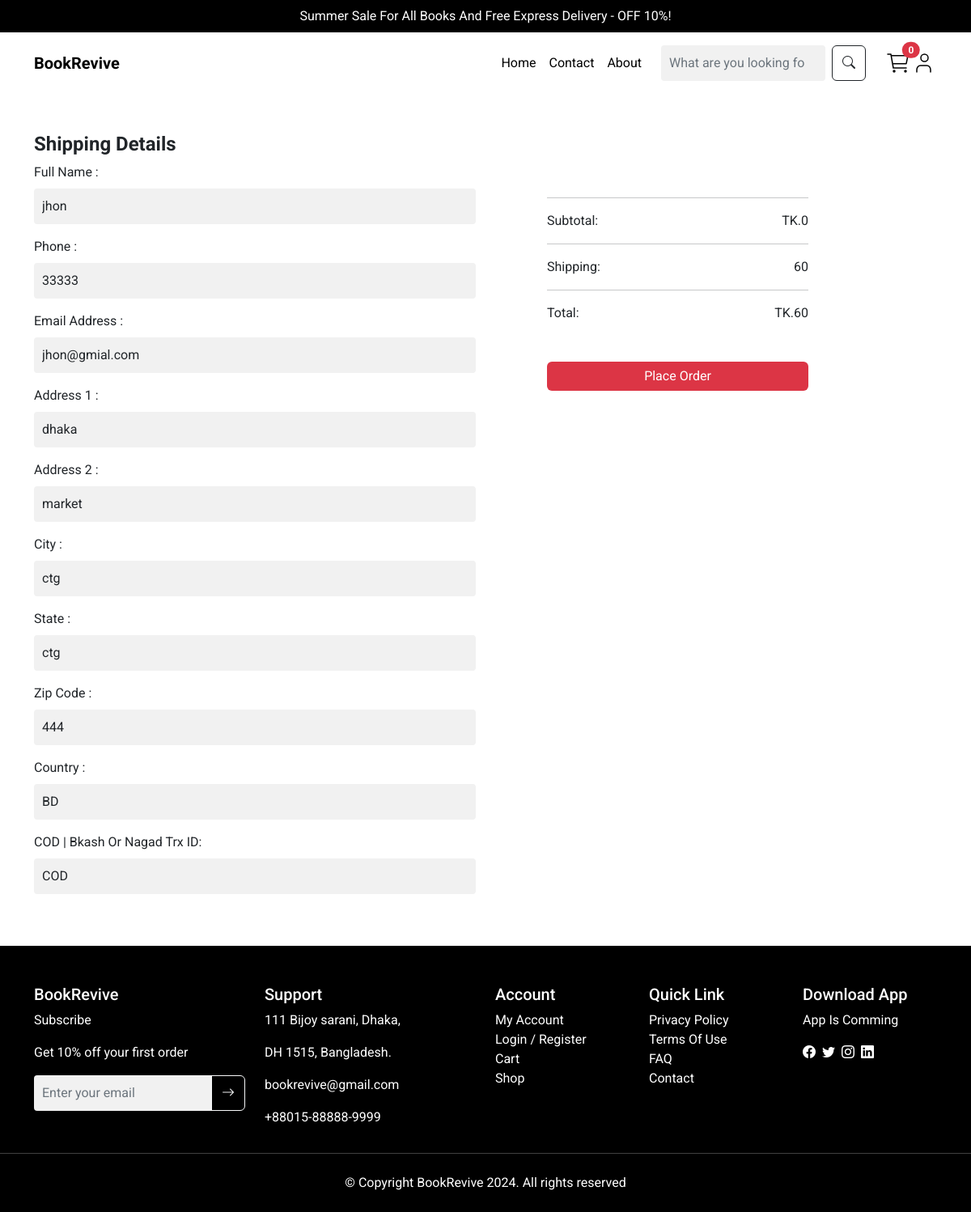
The app's page /payment/checkout (signed in) with its own data.
### payment/models.py (models this page shows, shortened)
class ShippingAddress(models.Model):
    user = models.ForeignKey(User, on_delete=models.CASCADE, null=True, blank=True)
    shipping_full_name = models.CharField(max_length=255)
    shipping_phone = models.CharField(max_length=255)
    shipping_email = models.CharField(max_length=255)
    shipping_address1 = models.CharField(max_length=255)
    shipping_address2 = models.CharField(max_length=255)
    shipping_city = models.CharField(max_length=255)
    shipping_state = models.CharField(max_length=255, null=True, blank=True)
    shipping_zipcode = models.CharField(max_length=255, null=True, blank=True)
    shipping_country = models.CharField(max_length=255)
    payment_method = models.CharField(max_length=255)
    class Meta:
        verbose_name_plural = "Shipping Address"

### payment/views.py (the view)
# urls.py: path('checkout', views.checkout, name='checkout'),
def checkout(request):
    cart = Cart(request)
    cart_products = cart.get_prods
    quantities = cart.get_quants
    subtotals = cart.cart_total()
    shipping_fee = 60
    totals = subtotals + shipping_fee
    if request.user.is_authenticated:
        shipping_user = ShippingAddress.objects.get(user__id=request.user.id)
        shipping_form = ShippingFrom(request.POST or None, instance=shipping_user)
        return render(request, "payment/checkout.html", {"cart_products": cart_products, "quantities": quantities, "subtotals": subtotals, "shipping_fee": shipping_fee, "totals": totals, "shipping_form": shipping_form })
    else:
        shipping_form = ShippingFrom(request.POST or None)
        return render(request, "payment/checkout.html", {"cart_products": cart_products, "quantities": quantities, "subtotals": subtotals, "shipping_fee": shipping_fee, "totals": totals, "shipping_form": shipping_form })

### cart/cart.py (called while the page is built, shortened)
    def __len__(self):
        return len(self.cart)

    def get_prods(self):
        product_ids = self.cart.keys()
        products = Product.objects.filter(id__in=product_ids)
        return products

    def cart_total(self):
        product_ids = self.cart.keys()
        products = Product.objects.filter(id__in=product_ids)
        quantities = self.cart
        total = 0
        return total

### cart/context_processors.py (called while the page is built)
def cart(request):
    return {'cart': Cart(request)}

### payment/templates/payment/checkout.html (shortened to what this page needs)
{% extends 'base.html' %}
        {% block content %}
        <section class="my-5">
            <div class="container">
                <div class="row">
                    <div class="col-md-6">
                        <h4 class="fw-bold">Shipping Details</h4>
                        <form id="shippingForm" method="POST" action="{% url 'process_order' %}">
                            {{ shipping_form.as_p }}
                        </form>
                    </div>
                    <div class="col-md-5">
                        <div class="card border-0 p-5">
                            <div class="card-body">
                                <hr>
                                <div class="d-flex justify-content-between mb-2">
                                    <span>Subtotal:</span>
                                    <span>TK.{{ subtotals }}</span>
                                </div>
                                <hr>
                                <div class="d-flex justify-content-between mb-2">
                                    <span>Shipping:</span>
                                    <span>{{ shipping_fee }}</span>
                                </div>
                                <hr>
                                <div class="d-flex justify-content-between mb-4">
                                    <span>Total:</span>
                                    <span>TK.{{ totals }}</span>
                                </div>
                                <button id="placeOrder" type="submit" class="btn btn-danger w-100 mt-4">Place Order</button>
                            </div>
                        </div>
                    </div>
                </div>
            </div>
        </section>
        {% endblock %}

### static/css/style.css (style rules this page uses)
* { outline: none !important; box-shadow: none !important; }
html, body { background-color: #ffffff; font-family: 'Roboto', sans-serif !important; }
.form-control { background-color: #f1f1f1; border: none; border-radius: 4px; padding: 10px; }
.btn-danger { background-color: #dc3545; border: none; }
.card { background-color: #ffffff; border-radius: 8px; box-shadow: 0px 0px 15px rgba(0, 0, 0, 0.1); }
.card { border-radius: 5px; -webkit-box-shadow: 0 1px 2.94px 0.06px rgba(4,26,55,0.16); box-shadow: 0 1px 2.94px 0.06px rgba(4,26,55,0.16); border: none; margin-bottom: 30px; -webkit-transition: all 0.3s ease-in-out; transition: all 0.3s ease-in-out; }

### records on screen
ShippingAddress: shipping_full_name "jhon", shipping_phone "33333", shipping_email "jhon@gmial.com", shipping_address1 "dhaka", shipping_address2 "market", shipping_city "ctg", shipping_state "ctg", shipping_zipcode "444", shipping_country "BD", payment_method "COD"

### other values on screen
{{ subtotals }} "0"
{{ shipping_fee }} "60"
{{ totals }} "60"
